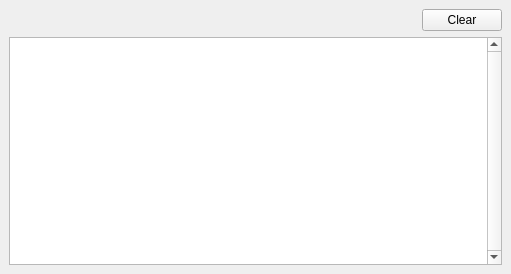
<?xml version="1.0" encoding="UTF-8"?>
<ui version="4.0">
 <class>LogDockWidget</class>
 <widget class="QDockWidget" name="LogDockWidget">
  <property name="geometry">
   <rect>
    <x>0</x>
    <y>0</y>
    <width>511</width>
    <height>274</height>
   </rect>
  </property>
  <property name="sizePolicy">
   <sizepolicy hsizetype="Ignored" vsizetype="Maximum">
    <horstretch>0</horstretch>
    <verstretch>0</verstretch>
   </sizepolicy>
  </property>
  <property name="features">
   <set>QDockWidget::DockWidgetFloatable|QDockWidget::DockWidgetMovable</set>
  </property>
  <property name="windowTitle">
   <string>Logs</string>
  </property>
  <widget class="QWidget" name="dockWidgetContents">
   <layout class="QVBoxLayout" name="verticalLayout">
    <item>
     <layout class="QHBoxLayout" name="horizontalLayout">
      <item>
       <spacer name="horizontalSpacer">
        <property name="orientation">
         <enum>Qt::Horizontal</enum>
        </property>
        <property name="sizeHint" stdset="0">
         <size>
          <width>40</width>
          <height>20</height>
         </size>
        </property>
       </spacer>
      </item>
      <item>
       <widget class="QPushButton" name="clearButton">
        <property name="text">
         <string>Clear</string>
        </property>
       </widget>
      </item>
     </layout>
    </item>
    <item>
     <widget class="LogWidget" name="logWidget">
      <property name="sizePolicy">
       <sizepolicy hsizetype="Preferred" vsizetype="Expanding">
        <horstretch>0</horstretch>
        <verstretch>0</verstretch>
       </sizepolicy>
      </property>
      <property name="verticalScrollBarPolicy">
       <enum>Qt::ScrollBarAlwaysOn</enum>
      </property>
      <property name="undoRedoEnabled">
       <bool>false</bool>
      </property>
      <property name="readOnly">
       <bool>true</bool>
      </property>
      <property name="textInteractionFlags">
       <set>Qt::TextSelectableByKeyboard|Qt::TextSelectableByMouse</set>
      </property>
     </widget>
    </item>
   </layout>
  </widget>
 </widget>
 <customwidgets>
  <customwidget>
   <class>LogWidget</class>
   <extends>QTextEdit</extends>
   <header>logwidget.hpp</header>
  </customwidget>
 </customwidgets>
 <resources/>
 <connections/>
</ui>
